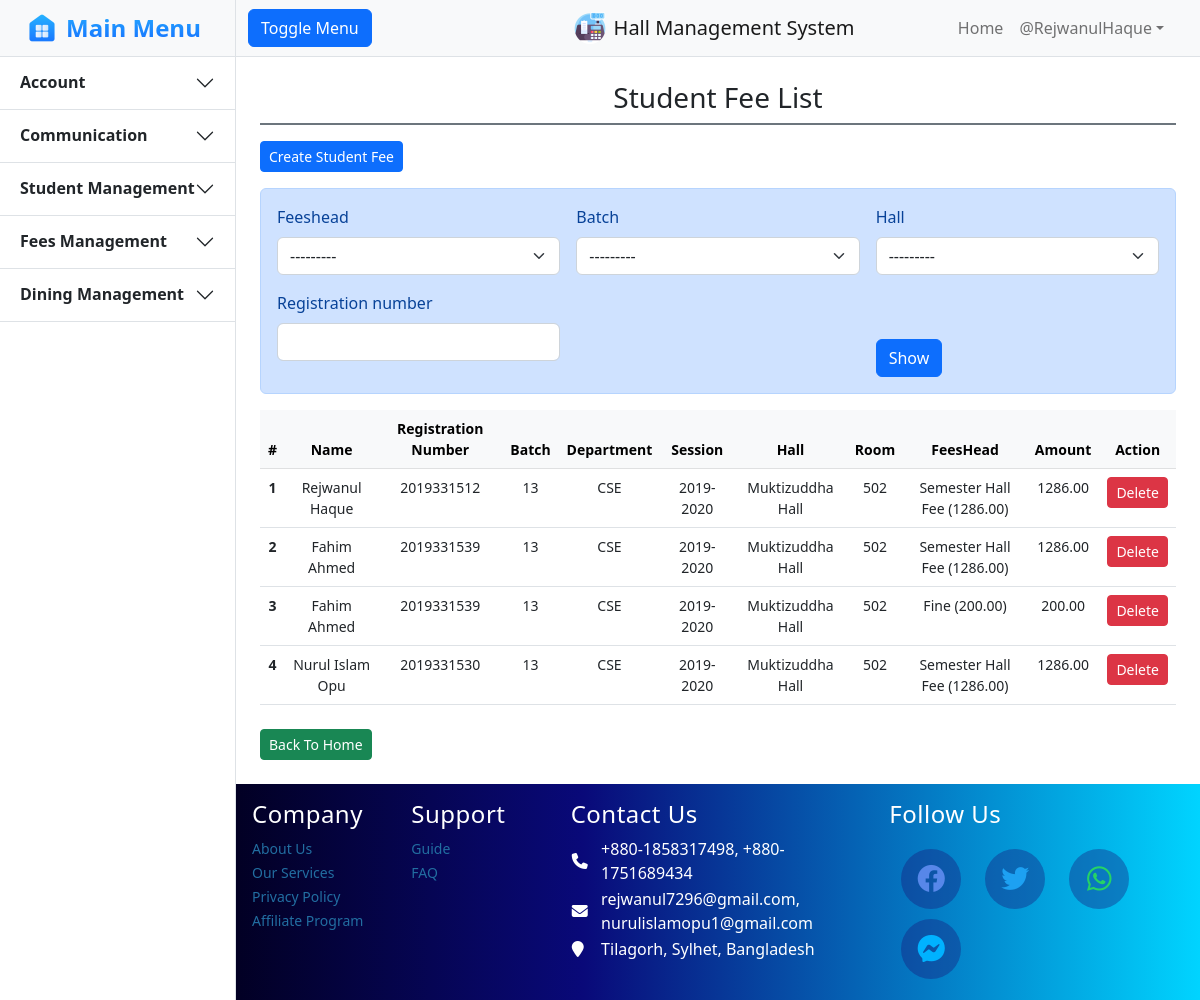
The page /studentfee/index/ (signed in) on the database its author committed.
### HallManagementApp/models.py (models this page shows, shortened)
class StudentFees(models.Model):
    student = models.ForeignKey(Student, on_delete=models.RESTRICT)
    feeshead = models.ForeignKey(FeesHead, on_delete=models.RESTRICT)
    amount = models.DecimalField(max_digits=10, decimal_places=2)

class Student(models.Model):
    room = models.ForeignKey(Room, on_delete=models.SET_NULL, blank = True, null=True)
    userprofile = models.OneToOneField(UserProfile, on_delete=models.SET_NULL, blank=True, null=True)
    name = models.CharField(max_length=100)
    registration_number = models.CharField(max_length=20)
    batch = models.ForeignKey(Batch, on_delete=models.RESTRICT)
    department = models.ForeignKey(Department, on_delete=models.RESTRICT)
    session = models.ForeignKey(Session, on_delete=models.RESTRICT)
    status = models.CharField(choices=STATUS, max_length=20)

class Batch(models.Model):
    name = models.CharField(max_length=50)
    def __str__(self):
        return f"{self.name}"

class Department(models.Model):
    name = models.CharField(max_length=100)

class Session(models.Model):
    name = models.CharField(max_length=50)

class Room(models.Model):
    hall = models.ForeignKey(Hall, on_delete=models.RESTRICT)
    name = models.CharField(max_length=50)

class Hall(models.Model):
    name = models.CharField(max_length=50)
    def __str__(self):
        return f"{self.name}"

class FeesHead(models.Model):
    title = models.CharField(max_length=100)
    amount = models.DecimalField(max_digits=10, decimal_places=2)
    def __str__(self):
        return f"{self.title} ({self.amount})"

### core/decorators.py (the view)
        def wrapper_func(request, *args, **kwargs):
            group = None
            if request.user.groups.exists():
                group = request.user.groups.all()[0].name
            else:
                return redirect("login")
            if group in allowed_roles:
                return view_func(request, *args, **kwargs)
            else:
                return HttpResponse("You are not authorized to access this page.!!")

### core/static/templates/studentfee/index.html (shortened to what this page needs)
{% extends 'core/base/base.html' %}
{% block body %}
{% load crispy_forms_tags %}
<section class="py-4 px-4">
    <div class="row">
        <div class="container col-sm-12">
            <div class="pb-2 d-flex justify-content-center align-items-center border-bottom border-secondary border-2">
                <h3 class="m-0 mx-2">Student Fee List</h3>
            </div>
            <div class="mt-3">
                <a class="btn btn-sm btn-primary" href="{% url 'generate_studentfee' %}">Create Student Fee</a>
            </div>
            <div class="alert alert-primary mt-3">
                <form id="StudentFeeForm" method="POST" action="" class="">
                    <div class="row gx-3">
                        <div class="col-sm-4 ">
                            {{ form.feesHead|as_crispy_field }}
                        </div>
                        <div class="col-sm-4  ">
                            {{ form.batch|as_crispy_field }}
                        </div>
                        <div class="col-sm-4  ">
                            {{ form.hall|as_crispy_field }}
                        </div>
                        <div class="col-sm-4  ">
                            {{ form.registration_number|as_crispy_field }}
                        </div>
                        <div class="col-sm-4 ms-auto mt-auto">
                            <input class="btn btn-primary" type="submit" id="searchBtn" value="Show" />
                        </div>
                    </div>
                </form>
            </div>
            <div class="mt-3">
                <table class="table table-borderedtable-hover text-center" style="font-size:14px;">
                    <thead class="table-light">
                        <tr>
                            <th scope="col">#</th>
                            <th>Name</th>
                            <th>Registration Number</th>
                            <th>Batch</th>
                            <th>Department</th>
                            <th>Session</th>
                            <th>Hall</th>
                            <th>Room</th>
                            <th>FeesHead</th>
                            <th>Amount</th>
                            <th scope="col" class="text-center">Action</th>
                        </tr>
                    </thead>
                    <tbody>
                        {% for studentfee in studentfees %}
                        <tr>
                            <th scope="row">{{forloop.counter}}</th>
                            <td>{{ studentfee.student.name }}</td>
                            <td>{{ studentfee.student.registration_number }}</td>
                            <td>{{ studentfee.student.batch.name }}</td>
                            <td>{{ studentfee.student.department.name }}</td>
                            <td>{{ studentfee.student.session.name }}</td>
                            <td>{{ studentfee.student.room.hall }}</td>
                            <td>{{ studentfee.student.room.name }}</td>
                            <td>{{ studentfee.feeshead }}</td>
                            <td>{{ studentfee.amount }}</td>
                            <td class="text-center">
                                <form method="POST" class="d-inline" onsubmit="return confirm('Are you sure you want to delete?');" action="{% url 'delete_studentfee' %}">
                                    <button class="btn btn-sm btn-danger" type="submit" >Delete</button>
                                </form>
                            </td>
                        </tr>
                        {% endfor %}
                    </tbody>
                </table>
            </div>
            <div class="">
                <div class="col-md-12 text-left pt-2">
                    <a class="btn btn-success btn-sm" href="/home/">Back To Home</a>
                </div>
            </div>
        </div>
    </div>
</section>
{% endblock %}

### core/static/templates/core/base/base.html (shortened to what this page needs)
{% load static %}
<!DOCTYPE html>
<html lang="en">
    <head>
        <link rel="stylesheet" href="https://cdnjs.cloudflare.com/ajax/libs/font-awesome/6.2.0/css/all.min.css" />
        <link rel="stylesheet" href="https://cdn.jsdelivr.net/npm/bootstrap-icons@1.9.1/font/bootstrap-icons.css">
        <link href="https://cdn.jsdelivr.net/npm/bootstrap@5.2.1/dist/css/bootstrap.min.css" rel="stylesheet">
        <link href="{% static 'core\css\base.css' %}" rel="stylesheet" />
    </head>
    <body>
        <div class="d-flex" id="wrapper">
            <div class="border-end bg-white" id="sidebar-wrapper">
                <div class="sidebar-heading bg-light" style="padding: 8px 0px;">
                    <a href="/" style="padding: 2px;" class="d-flex justify-content-center align-items-center mb-3 mb-md-0 me-md-auto text-dark text-decoration-none">
                        <img src="{% static 'core\images\home.png' %}" alt="" width="32" height="32">
                        <span class="fs-4 fw-bold text-primary mx-2" height="40"
                            style="background: #27B0FF;
                            background: linear-gradient(to bottom, #27B0FF 0%, #187BFF 75%);
                            -webkit-background-clip: text;
                            -webkit-text-fill-color: transparent;">Main Menu</span>
                    </a>
                </div>
                <div class="accordion accordion-flush" id="accordionFlushExample" style="width: 235px;">
                    <div class="accordion-item">
                        <h2 class="accordion-header " id="flush-headingOne">
                            <button class="accordion-button fw-semibold collapsed" type="button" data-bs-toggle="collapse" data-bs-target="#flush-collapseOne" aria-expanded="false" aria-controls="flush-collapseOne">
                                Account
                            </button>
                        </h2>
                    </div>
                    <div class="accordion-item">
                        <h2 class="accordion-header" id="flush-headingTwo">
                            <button class="accordion-button fw-semibold collapsed" type="button" data-bs-toggle="collapse" data-bs-target="#flush-collapseTwo" aria-expanded="false" aria-controls="flush-collapseTwo">
                                Communication
                            </button>
                        </h2>
                    </div>
                    <div class="accordion-item">
                        <h2 class="accordion-header" id="flush-headingThree">
                            <button class="accordion-button fw-semibold collapsed" type="button" data-bs-toggle="collapse" data-bs-target="#flush-collapseThree" aria-expanded="false" aria-controls="flush-collapseThree">
                                Student Management
                            </button>
                        </h2>
                    </div>
                    <div class="accordion-item">
                        <h2 class="accordion-header" id="flush-headingFour">
                            <button class="accordion-button fw-semibold collapsed" type="button" data-bs-toggle="collapse" data-bs-target="#flush-collapseFour" aria-expanded="false" aria-controls="flush-collapseFour">
                                Fees Management
                            </button>
                        </h2>
                    </div>
                    <div class="accordion-item">
                        <h2 class="accordion-header" id="flush-headingFive">
                            <button class="accordion-button fw-semibold collapsed" type="button" data-bs-toggle="collapse" data-bs-target="#flush-collapseFive" aria-expanded="false" aria-controls="flush-collapseFive">
                                Dining Management
                            </button>
                        </h2>
                    </div>
                </div>
            </div>
            <div id="page-content-wrapper" style="min-height: 100vh; margin:0; display:flex; flex-direction:column;">
                <nav class="navbar navbar-expand-lg navbar-light bg-light border-bottom">
                    <div class="container-fluid">
                        <div class="col-4">
                            <button class="btn btn-primary" id="sidebarToggle">Toggle Menu</button>
                        </div>
                        <div class="col-4 d-flex justify-content-center align-items-center text-center">
                            <img src="{% static 'core\images\pos1.png' %}" alt="" width="32" height="32">
                            <a class="navbar-brand mx-2" href="/home/">Hall Management System</a>
                        </div>
                        <div class="col-4 collapse navbar-collapse" id="navbarSupportedContent">
                            <ul class="navbar-nav ms-auto me-3 mt-2 mt-lg-0">
                                <li class="nav-item active"><a class="nav-link" href="/home/">Home</a></li>
                                {% if user.is_authenticated %}
                                    <li class="nav-item dropdown">
                                        <a class="nav-link dropdown-toggle" id="navbarDropdown" href="#" role="button" data-bs-toggle="dropdown" aria-haspopup="true" aria-expanded="false">@{{user.username}}</a>
                                    </li>
                                {% else %}
                                    <div class="d-flex justify-content-center ">
                                        <a class="btn btn-success mx-1" href="{% url 'login' %}">Log In</a>
                                    </div>
                                {% endif %}
                            </ul>
                        </div>
                    </div>
                </nav>
                <div class="" style="flex:1;">
                    {% block body %}{% endblock %}
                </div>
                <div class="" id="footer">
                    <footer class="" style="background: linear-gradient(90deg, rgba(2,0,36,1) 0%, rgba(9,9,121,1) 36%, rgba(0,212,255,1) 100%)!important;">
                        <div class="container text-white p-3 text-white">
                            <div class="row">
                                <div class="foot col-lg-2 col-md-2 col-sm-6">
                                    <h4>Company</h4>
                                    <ul class="list-unstyled">
                                        <li><a href="#">About Us</a></li>
                                        <li><a href="#">Our Services</a></li>
                                        <li><a href="#">Privacy Policy</a></li>
                                        <li><a href="#">Affiliate Program</a></li>
                                    </ul>
                                </div>
                                <div class="foot col-lg-2 col-md-2 col-sm-6">
                                    <h4>Support</h4>
                                    <ul class="list-unstyled">
                                        <li><a href="#">Guide</a></li>
                                        <li><a href="#">FAQ</a></li>
                                    </ul>
                                </div>
                                <div class="foot foot2 col-lg-4 col-md-2 col-sm-6">
                                    <h4>Contact Us</h4>
                                    <table border="0" class="pt-3">
                                        <tr>
                                            <th width="10%"><i class="fa fa-phone" aria-hidden="true"></i></th>
                                            <td> +880-1858317498, +880-1751689434</td>
                                        </tr>
                                        <tr>
                                            <th width="10%"><i class="fa fa-envelope" aria-hidden="true"></i></th>
                                            <td> rejwanul7296@gmail.com, nurulislamopu1@gmail.com</td>
                                        </tr>
                                        <tr>
                                            <th width="10%"><i class="fa fa-map-marker" aria-hidden="true"></i></th>
                                            <td> Tilagorh, Sylhet, Bangladesh</td>
                                        </tr>
                                    </table>
                                </div>
                                <div class="foot foot2 col-lg-4 col-md-4 col-sm-6">
                                    <h4>Follow Us</h4>
                                    <ul class="social-icons nav justify-content-right mt-3">
                                        <li class="nav-item"><a class="nav-link social link" href="https://www.facebook.com/"><i class="fab fa-facebook fa-2x mt-2" style="color: #5787e9" aria-hidden="true"></i></a></li>
                                        <li class="nav-item"><a class="nav-link social link" href="https://twitter.com/"><i class="fab fa-twitter fa-2x mt-2" style="color: #1DA1F2" aria-hidden="true"></i></a></li>
                                        <li class="nav-item"><a class="nav-link social link" href="https://web.whatsapp.com/"><i class="fab fa-whatsapp fa-2x mt-2" style="color: #25D366" aria-hidden="true"></i></a></li>
                                        <li class="nav-item"><a class="nav-link social link" href="https://www.messenger.com/"><i class="fab fa-facebook-messenger fa-2x mt-2" style="color: #00B2FF" aria-hidden="true"></i></a></li>
                                    </ul>
                                </div>
                            </div>
                        </div>
                    </footer>
                </div>
            </div>
        </div>
    </body>
</html>

### rows shown on the page
StudentFees: student.name "Rejwanul Haque", student.registration_number "2019331512", student.batch.name "13", student.department.name "CSE", student.session.name "2019-2020", student.room.hall "Muktizuddha Hall", student.room.name "502", feeshead "Semester Hall Fee (1286.00)", amount "1286.00"
StudentFees: student.name "Fahim Ahmed", student.registration_number "2019331539", student.batch.name "13", student.department.name "CSE", student.session.name "2019-2020", student.room.hall "Muktizuddha Hall", student.room.name "502", feeshead "Semester Hall Fee (1286.00)", amount "1286.00"
StudentFees: student.name "Fahim Ahmed", student.registration_number "2019331539", student.batch.name "13", student.department.name "CSE", student.session.name "2019-2020", student.room.hall "Muktizuddha Hall", student.room.name "502", feeshead "Fine (200.00)", amount "200.00"
StudentFees: student.name "Nurul Islam Opu", student.registration_number "2019331530", student.batch.name "13", student.department.name "CSE", student.session.name "2019-2020", student.room.hall "Muktizuddha Hall", student.room.name "502", feeshead "Semester Hall Fee (1286.00)", amount "1286.00"

### other values the page prints
{{ user.username }} "RejwanulHaque"
